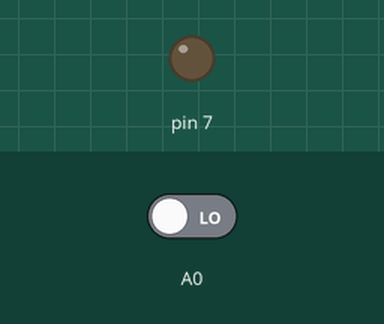
Simulated run of this sketch. Board: Arduino Uno, built with avr-gcc and run on an emulated ATmega328P. On the bench: output pins drawn as LEDs (lit = HIGH). The test bench sets the inputs (shaded band); at power-on: A0 LOW.

Above: at 1.2 s.
1.3 s: A0 driven HIGH
At 2.0 s:
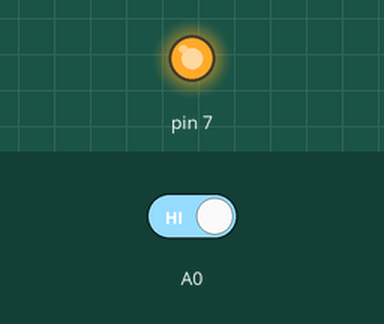
2.8 s: A0 driven LOW
At 3.1 s:
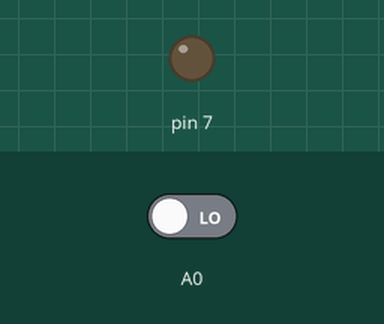
Timing chart, 0 to 5.8 s (numbered marks = the images above; inputs shaded):
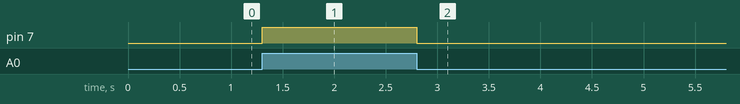

Measured:
- after the input at 1.3 s, pin 7: LOW → HIGH at once
- after the input at 2.8 s, pin 7: HIGH → LOW at once

The sketch:

Pull_up_Pull_down.ino
```cpp
void setup() {
  // put your setup code here, to run once:
  pinMode(7,OUTPUT);
  pinMode(A0,INPUT);

}

void loop() {
  // put your main code here, to run repeatedly:
  digitalWrite(7, digitalRead(A0));

}
```
